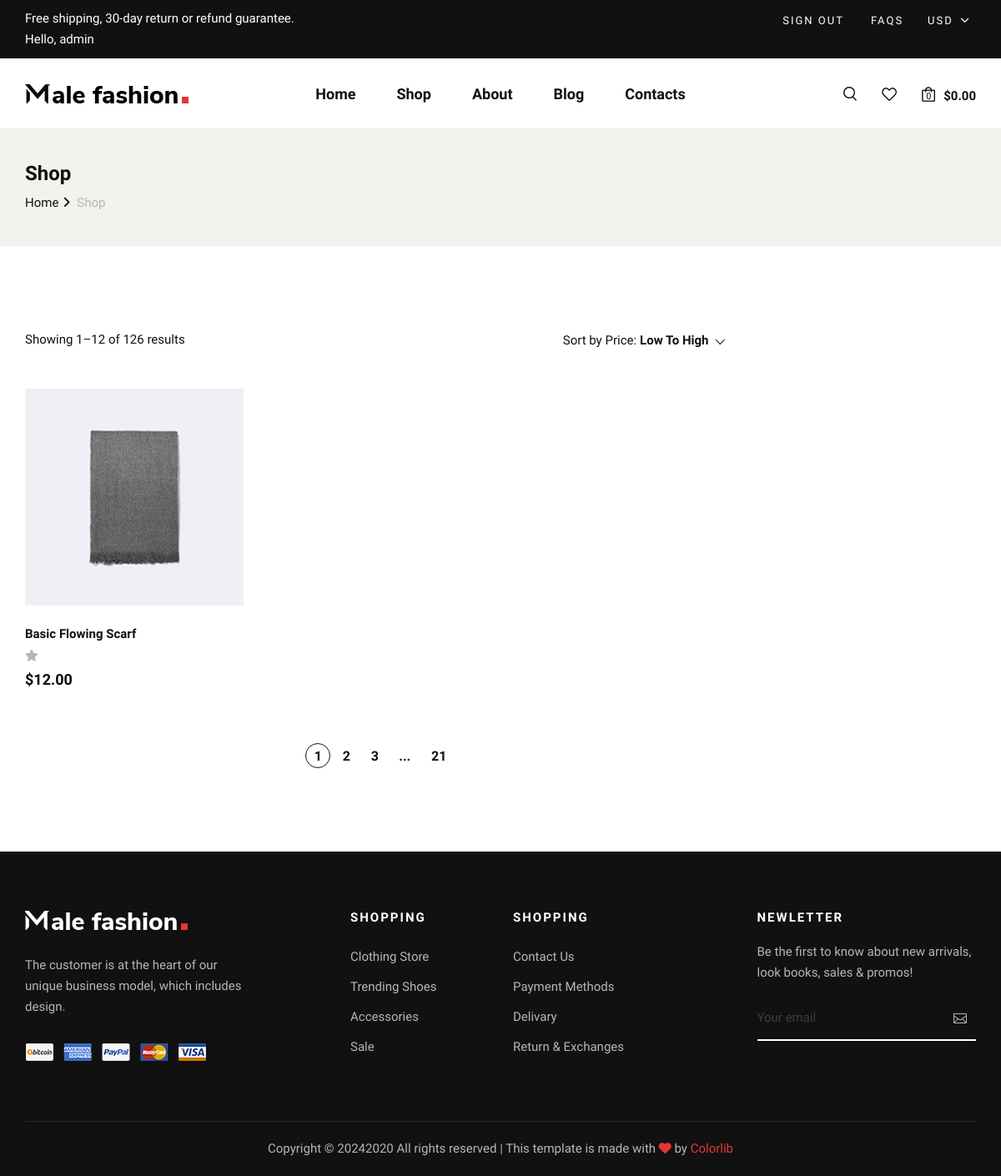
/products/wishlist/ (signed in), run on an earlier commit of the app's database.
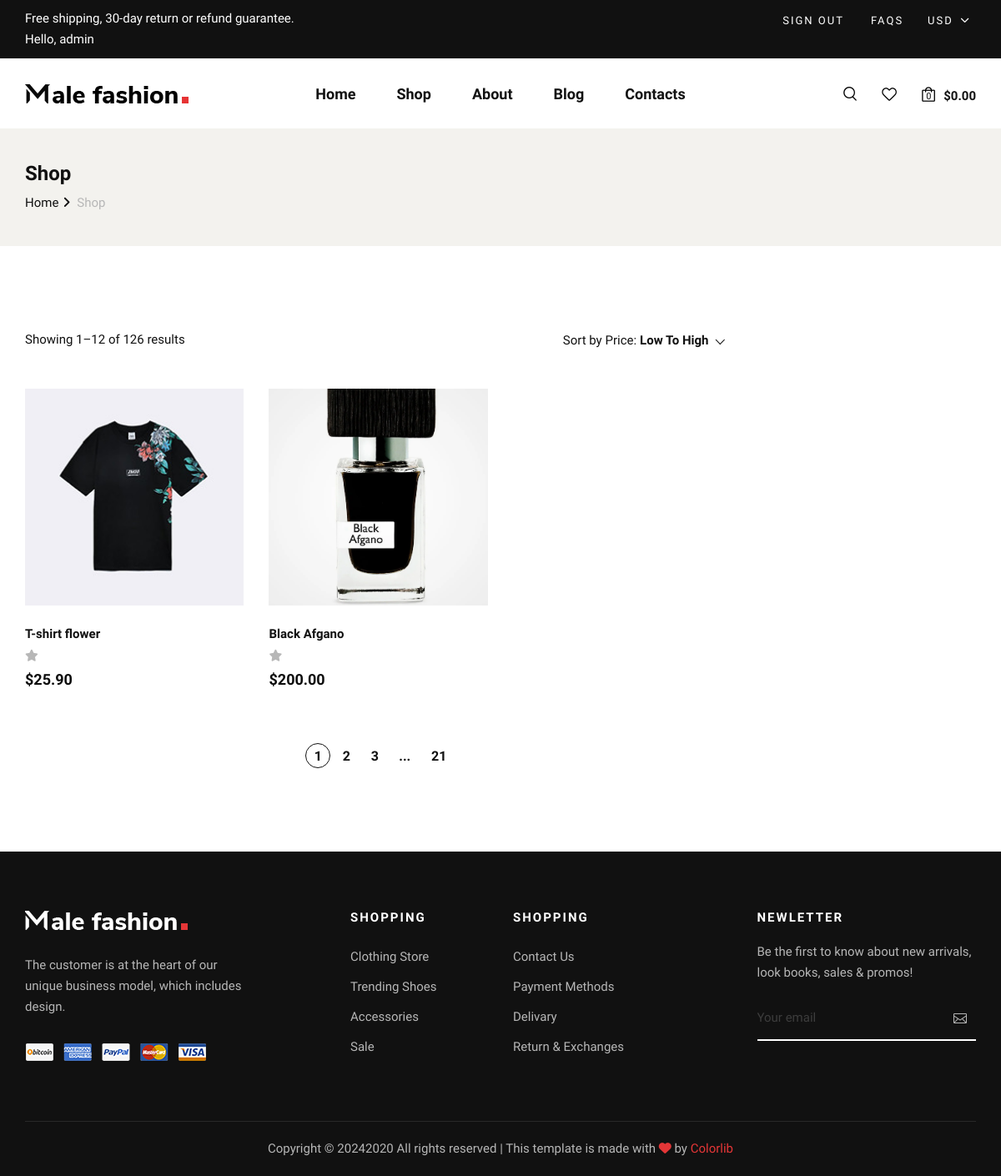
And on a later commit of the database.
### products/models.py (models this page shows, shortened)
class WishlistModel(models.Model):
    user = models.ForeignKey(User, on_delete=models.CASCADE)
    product = models.ForeignKey(ProductModel, on_delete=models.CASCADE)
    created_at = models.DateTimeField(auto_now_add=True)
    class Meta:
        verbose_name = "Wishlist"
        verbose_name_plural = "Wishlists"
        unique_together = ['user', 'product']

class ProductModel(models.Model):
    name = models.CharField(max_length=36)
    description = models.TextField()
    price = models.DecimalField(max_digits=8, decimal_places=2)
    image = models.ImageField(upload_to='products/')
    rating = models.PositiveIntegerField(default=1, validators=[rating_value_validate])
    discount = models.PositiveIntegerField(default=0)
    category = models.ForeignKey(CategoryModel, on_delete=models.CASCADE, related_name="products")
    brand = models.ForeignKey(BrandModel, on_delete=models.CASCADE)
    sizes = models.ManyToManyField(SizeModel)
    colors = models.ManyToManyField(ColorModel)
    tags = models.ManyToManyField(TagModel)
    created_at = models.DateTimeField(auto_now_add=True)
    updated_at = models.DateTimeField(auto_now=True)
    class Meta:
        verbose_name = "Product"
        verbose_name_plural = "Products"

### products/views.py (the view)
# urls.py: path('wishlist/', WishlistPageView.as_view(), name="wishlist"),
class WishlistPageView(ListView):
    template_name = 'wishlist.html'
    model = WishlistModel
    context_object_name = "wishlists"
    def get_queryset(self):
        return WishlistModel.objects.filter(user=self.request.user)

### products/templatetags/my_tags.py (called while the page is built)
@register.filter(name="in_wishlist")
def in_wishlist(user, product):
    return WishlistModel.objects.filter(user=user, product=product).exists()

### templates/wishlist.html (shortened to what this page needs)
{% extends 'layouts/base.html' %}
{% block content %}
{% load static %}
{% load my_tags %}
    <section class="breadcrumb-option">
        <div class="container">
            <div class="row">
                <div class="col-lg-12">
                    <div class="breadcrumb__text">
                        <h4>Shop</h4>
                        <div class="breadcrumb__links">
                            <a href="./index.html">Home</a>
                            <span>Shop</span>
                        </div>
                    </div>
                </div>
            </div>
        </div>
    </section>
    <section class="shop spad">
        <div class="container">
            <div class="row">
                <div class="col-lg-9">
                    <div class="shop__product__option">
                        <div class="row">
                            <div class="col-lg-6 col-md-6 col-sm-6">
                                <div class="shop__product__option__left">
                                    <p>Showing 1–12 of 126 results</p>
                                </div>
                            </div>
                            <div class="col-lg-6 col-md-6 col-sm-6">
                                <div class="shop__product__option__right">
                                    <p>Sort by Price:</p>
                                </div>
                            </div>
                        </div>
                    </div>
                    <div class="row">
                        {% for wishlist in wishlists %}
                        <div class="col-lg-4 col-md-6 col-sm-6">
                            <div class="product__item">
                                <div class="product__item__pic set-bg" data-setbg="{{ wishlist.product.image.url }}">
                                </div>
                                <div class="product__item__text">
                                    <h6>{{ wishlist.product.name }}</h6>
                                    <div class="rating">
                                            <i class="fa fa-star-o"></i>
                                    </div>
                                    <h5>${{ wishlist.product.price }}</h5>
                                </div>
                            </div>
                        </div>
                        {% endfor %}
                    </div>
                    <div class="row">
                        <div class="col-lg-12">
                            <div class="product__pagination">
                                <a class="active" href="#">1</a>
                                <a href="#">2</a>
                                <a href="#">3</a>
                                <span>...</span>
                                <a href="#">21</a>
                            </div>
                        </div>
                    </div>
                </div>
            </div>
        </div>
    </section>
{% endblock %}

### templates/layouts/base.html (shortened to what this page needs)
{% load static %}
<!DOCTYPE html>
<html lang="zxx">
<head>
    <link rel="stylesheet" href="{% static 'css/bootstrap.min.css' %}" type="text/css">
    <link rel="stylesheet" href="{% static 'css/font-awesome.min.css' %}" type="text/css">
    <link rel="stylesheet" href="{% static 'css/elegant-icons.css' %}" type="text/css">
    <link rel="stylesheet" href="{% static 'css/magnific-popup.css' %}" type="text/css">
    <link rel="stylesheet" href="{% static 'css/nice-select.css' %}" type="text/css">
    <link rel="stylesheet" href="{% static 'css/owl.carousel.min.css' %}" type="text/css">
    <link rel="stylesheet" href="{% static 'css/slicknav.min.css' %}" type="text/css">
    <link rel="stylesheet" href="{% static 'css/style.css' %}" type="text/css">
    <link rel="stylesheet" href="https://cdnjs.cloudflare.com/ajax/libs/font-awesome/6.4.2/css/all.min.css" />
</head>
<body>
    {% include 'layouts/header.html' %}
    {% block content %}
    {% endblock %}
    {% include 'layouts/footer.html' %}
</body>
</html>

### templates/layouts/navbar.html (shortened to what this page needs)
{% load static %}

### templates/layouts/header.html (shortened to what this page needs)
{% load static %}
<header class="header">
    <div class="header__top">
        <div class="container">
            <div class="row">
                <div class="col-lg-6 col-md-7">
                    <div class="header__top__left">
                        <p>Free shipping, 30-day return or refund guarantee.</p>
                        {% if request.user.is_authenticated %}
                            <p>Hello, {{ request.user.username }}</p>
                        {% else %}
                            <p>Hello, who are you ?</p>
                        {% endif %}
                    </div>
                </div>
                <div class="col-lg-6 col-md-5">
                    <div class="header__top__right">
                        <div class="header__top__links">
                            {% if request.user.is_authenticated %}
                                <a href="{% url 'users:signout' %}">Sign out</a>
                            {% else %}
                                <a href="{% url 'users:signin' %}">Sign in</a>
                            {% endif %}
                            <a href="#">FAQs</a>
                        </div>
                        <div class="header__top__hover">
                            <span>Usd <i class="arrow_carrot-down"></i></span>
                        </div>
                    </div>
                </div>
            </div>
        </div>
    </div>
    <div class="container">
        <div class="row">
            <div class="col-lg-3 col-md-3">
                <div class="header__logo">
                    <a href="{% url 'pages:home' %}"><img src="{% static 'img/logo.png' %}" alt=""></a>
                </div>
            </div>
            <div class="col-lg-6 col-md-6">
                <nav class="header__menu mobile-menu">
                    <ul>
                        <li class="{% if request.path == '/' %} active {% endif %}"><a href="{% url 'pages:home' %}">Home</a></li>
                        <li class="{% if request.path == '/shop/' %} active {% endif %}"><a href="{% url 'pages:shop' %}">Shop</a></li>
                        <li class="{% if request.path == '/about/' %} active {% endif %}"><a href="{% url 'pages:about' %}">About</a></li>
                        <li class="{% if request.path == '/blog/' %} active {% endif %}"><a href="{% url 'pages:blog' %}">Blog</a></li>
                        <li class="{% if request.path == '/contact/' %} active {% endif %}"><a href="{% url 'pages:contact' %}">Contacts</a></li>
                    </ul>
                </nav>
            </div>
            <div class="col-lg-3 col-md-3">
                <div class="header__nav__option">
                    <a href="#" class="search-switch"><img src="{% static 'img/icon/search.png' %}" alt=""></a>
                    <a href="{% url 'products:wishlist' %}"><img src="{% static 'img/icon/heart.png' %}" alt=""></a>
                    <a href="#"><img src="{% static 'img/icon/cart.png' %}" alt=""> <span>0</span></a>
                    <div class="price">$0.00</div>
                </div>
            </div>
        </div>
    </div>
</header>

### templates/layouts/footer.html (shortened to what this page needs)
{% load static %}
<footer class="footer">
    <div class="container">
        <div class="row">
            <div class="col-lg-3 col-md-6 col-sm-6">
                <div class="footer__about">
                    <div class="footer__logo">
                        <a href="#"><img src="{% static 'img/footer-logo.png' %}" alt=""></a>
                    </div>
                    <p>The customer is at the heart of our unique business model, which includes design.</p>
                    <a href="#"><img src="{% static 'img/payment.png' %}" alt=""></a>
                </div>
            </div>
            <div class="col-lg-2 offset-lg-1 col-md-3 col-sm-6">
                <div class="footer__widget">
                    <h6>Shopping</h6>
                    <ul>
                        <li><a href="#">Clothing Store</a></li>
                        <li><a href="#">Trending Shoes</a></li>
                        <li><a href="#">Accessories</a></li>
                        <li><a href="#">Sale</a></li>
                    </ul>
                </div>
            </div>
            <div class="col-lg-2 col-md-3 col-sm-6">
                <div class="footer__widget">
                    <h6>Shopping</h6>
                    <ul>
                        <li><a href="#">Contact Us</a></li>
                        <li><a href="#">Payment Methods</a></li>
                        <li><a href="#">Delivary</a></li>
                        <li><a href="#">Return & Exchanges</a></li>
                    </ul>
                </div>
            </div>
            <div class="col-lg-3 offset-lg-1 col-md-6 col-sm-6">
                <div class="footer__widget">
                    <h6>NewLetter</h6>
                    <div class="footer__newslatter">
                        <p>Be the first to know about new arrivals, look books, sales & promos!</p>
                        <form action="#">
                            <input type="text" placeholder="Your email">
                            <button type="submit"><span class="icon_mail_alt"></span></button>
                        </form>
                    </div>
                </div>
            </div>
        </div>
        <div class="row">
            <div class="col-lg-12 text-center">
                <div class="footer__copyright__text">
                    <p>Copyright ©
                        2020
                        All rights reserved | This template is made with <i class="fa fa-heart-o"
                        aria-hidden="true"></i> by <a href="https://colorlib.com" target="_blank">Colorlib</a>
                    </p>
                </div>
            </div>
        </div>
    </div>
</footer>

What changed in the data, as far as the page shows it:
removed WishlistModel: product.name "Basic Flowing Scarf", product.price "12.00"
added WishlistModel: shows a picture, product.name "T-shirt flower", product.price "25.90"
added WishlistModel: shows a picture, product.name "Black Afgano", product.price "200.00"
